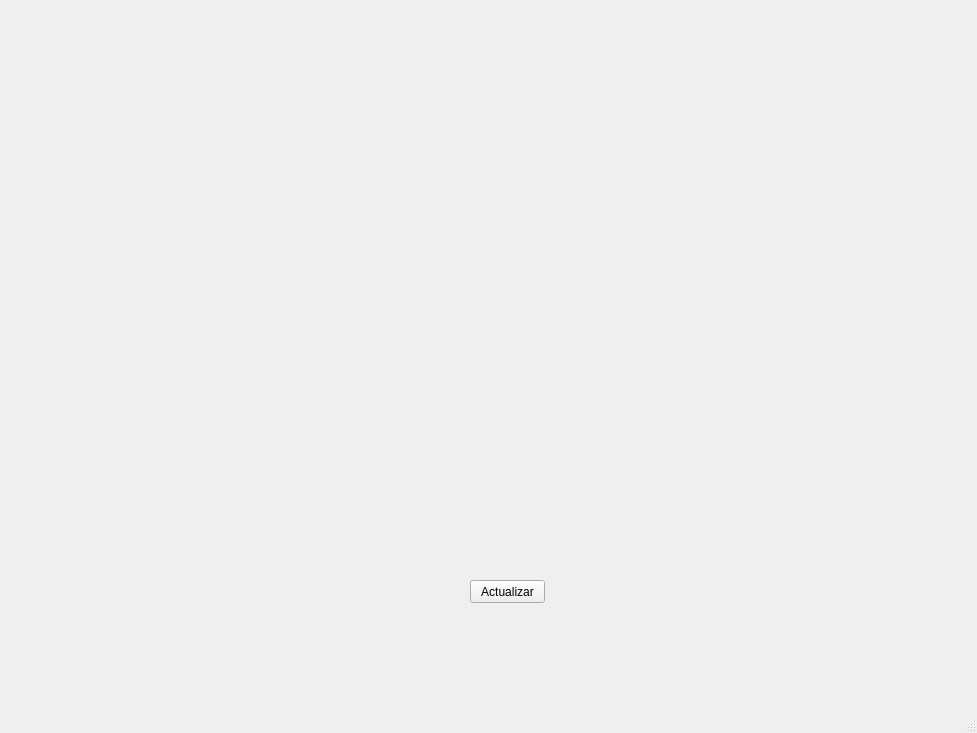
<?xml version="1.0" encoding="UTF-8"?>
<ui version="4.0">
 <class>MainWindow</class>
 <widget class="QMainWindow" name="MainWindow">
  <property name="geometry">
   <rect>
    <x>0</x>
    <y>0</y>
    <width>977</width>
    <height>733</height>
   </rect>
  </property>
  <property name="windowTitle">
   <string>MainWindow</string>
  </property>
  <widget class="QWidget" name="centralwidget">
   <widget class="QWidget" name="widget" native="true">
    <property name="geometry">
     <rect>
      <x>149</x>
      <y>69</y>
      <width>721</width>
      <height>491</height>
     </rect>
    </property>
   </widget>
   <widget class="QPushButton" name="pushButton">
    <property name="geometry">
     <rect>
      <x>470</x>
      <y>580</y>
      <width>75</width>
      <height>23</height>
     </rect>
    </property>
    <property name="text">
     <string>Actualizar</string>
    </property>
   </widget>
  </widget>
  <widget class="QStatusBar" name="statusbar"/>
 </widget>
 <resources/>
 <connections/>
</ui>
